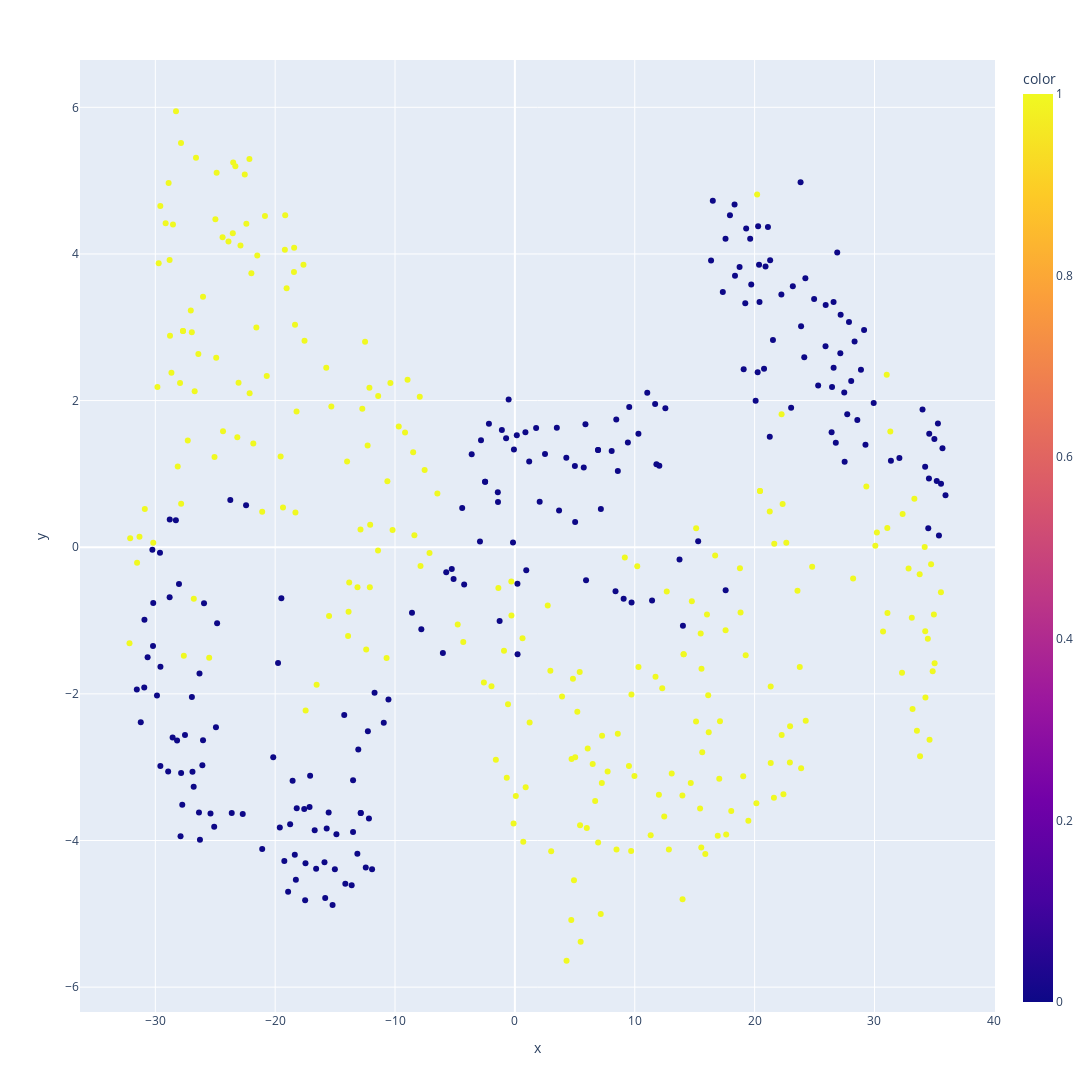

Here is the notebook cell this chart was saved with:
### Code cell
from sklearn.manifold import TSNE
import numpy as np
pred = logits.predict(features_test)
print(pred)
tsne = TSNE(n_components=2,metric='cosine',random_state=42)

feat = tsne.fit_transform(np.array(features_test))
fig = px.scatter(x = feat[:,0],y = feat[:,1],color=pred,width=1200, height=1200) #tsne 그려줌
fig.show()

### Figure 1 — Plotly figure (JSON) as saved in the notebook; plotly's stock layout.template omitted (floating-point values rounded to 4 significant figures; data arrays with more than 128 entries replaced by an {"elided": "..."} marker saying what was removed)
{"data": [{"hovertemplate": "x=%{x}<br>y=%{y}<br>color=%{marker.color}<extra></extra>", "legendgroup": "", "marker": {"color": {"elided": "448 int values"}, "coloraxis": "coloraxis", "symbol": "circle"}, "mode": "markers", "name": "", "orientation": "v", "showlegend": false, "type": "scatter", "x": {"elided": "448 float values"}, "xaxis": "x", "y": {"elided": "448 float values"}, "yaxis": "y"}], "layout": {"coloraxis": {"colorbar": {"title": {"text": "color"}}, "colorscale": [[0, "#0d0887"], [0.1111, "#46039f"], [0.2222, "#7201a8"], [0.3333, "#9c179e"], [0.4444, "#bd3786"], [0.5556, "#d8576b"], [0.6667, "#ed7953"], [0.7778, "#fb9f3a"], [0.8889, "#fdca26"], [1, "#f0f921"]]}, "height": 1200, "legend": {"tracegroupgap": 0}, "margin": {"t": 60}, "width": 1200, "xaxis": {"anchor": "y", "domain": [0, 1], "title": {"text": "x"}}, "yaxis": {"anchor": "x", "domain": [0, 1], "title": {"text": "y"}}}}
